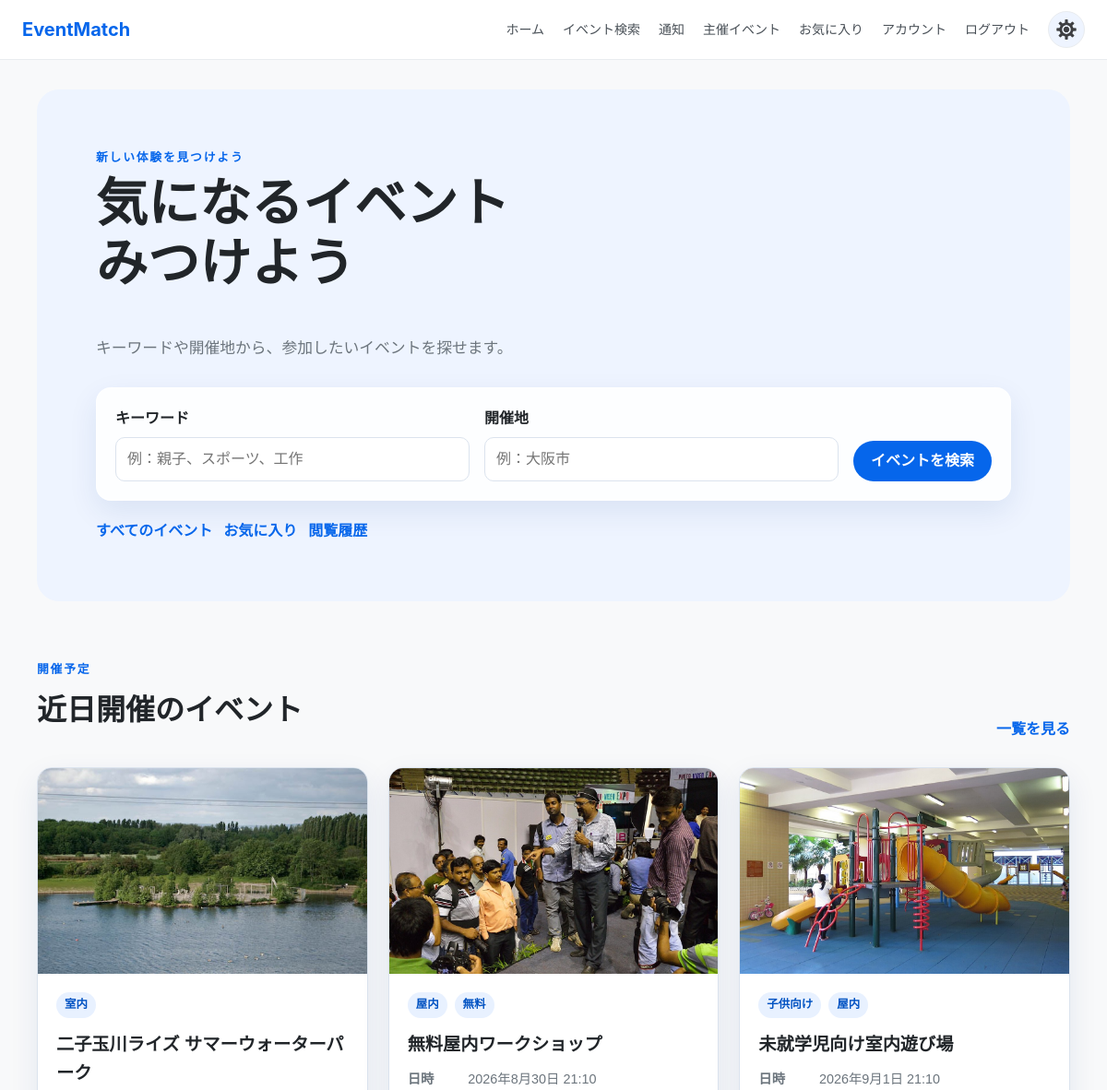
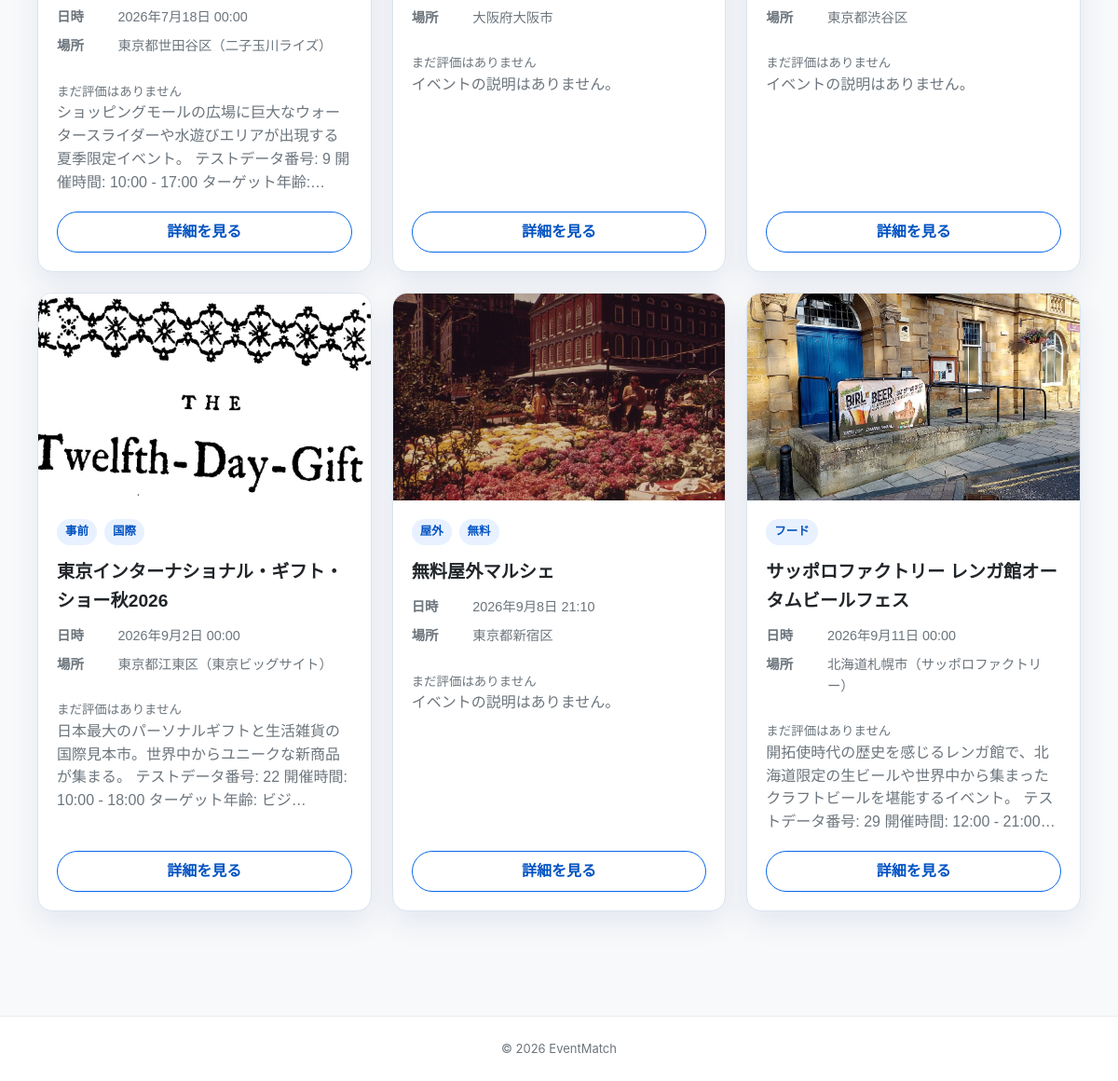
Screenshot of / (signed in) with the database file from the repository (2 pictures, top to bottom).
### events/models.py (models this page shows, shortened)
class Event(models.Model):
    class Status(models.TextChoices):
        DRAFT = "draft" , "下書き"
        PUBLISH = "publish" , "公開"
        CANCEL = "cancel" , "中止"
    title = models.CharField(max_length = 100)
    description = models.TextField(blank=True)
    organizer = models.ForeignKey(
        settings.AUTH_USER_MODEL,
        on_delete = models.CASCADE,
        related_name = "events",
    )
    start_datetime = models.DateTimeField()
    end_datetime = models.DateTimeField()
    location = models.CharField(max_length = 255, blank = True)
    official_url = models.URLField(blank=True)
    min_age = models.PositiveIntegerField(null = True, blank = True)
    max_age = models.PositiveIntegerField(null = True,blank = True)
    image = models.ImageField(upload_to="event_images/",blank = True,null = True)
    status = models.CharField(
        max_length = 10,
        choices = Status.choices,
        default = Status.DRAFT,
    )
    tags = models.ManyToManyField(Tag, through = "EventTag" , related_name = "events")
    created_at = models.DateTimeField(auto_now_add = True)
    updated_at = models.DateTimeField(auto_now = True)
    class Meta:
        ordering = ["-start_datetime"]  # デフォルトで開催日時が新しい順に並べる

class Tag(models.Model):
    name = models.CharField(max_length = 50,unique = True)

### core/views.py (the view)
# urls.py: path("", views.home, name="home"),
def home(request):
    featured_events = EventService.with_rating_summary(
        EventService.get_published_events()
        .filter(end_datetime__gte=timezone.now())
        .select_related("organizer")
        .prefetch_related("tags")
    ).order_by("start_datetime")[:6]
    return render(request, "core/home.html", {"featured_events": featured_events})

### accounts/models.py (called while the page is built)
    @property
    def is_organizer(self):
        return self.role == self.Role.ORGANIZER or self.is_staff

### events/services.py (called while the page is built)
    @staticmethod
    def get_published_events():
        return Event.objects.filter(status=Event.Status.PUBLISH)

    @staticmethod
    def with_rating_summary(queryset):
        return queryset.annotate(
            average_rating=Avg("ratings__rating"),
            review_count=Count("ratings", distinct=True),
        )

### notifications/context_processors.py (called while the page is built)
def unread_notifications(request):
    if not request.user.is_authenticated:
        return {"unread_notification_count": 0}
    return {
        "unread_notification_count": NotificationService.unread_count(
            user=request.user
        )
    }

### notifications/services.py (called while the page is built)
    @staticmethod
    def unread_count(*, user):
        return Notification.objects.filter(user=user, is_read=False).count()

### templates/core/home.html (shortened to what this page needs)
{% extends "base.html" %}
{% load static %}
{% block extra_css %}
<link rel="stylesheet" href="{% static 'css/participant.css' %}">
{% endblock %}
{% block content %}
<section class="participant-page home-hero">
  <div class="hero-copy">
    <p class="eyebrow">新しい体験を見つけよう</p>
    <h1>気になるイベント<br>みつけよう</h1>
    <p>キーワードや開催地から、参加したいイベントを探せます。</p>
  </div>
  <form class="quick-search" method="get" action="{% url 'search:search_results' %}">
    <div class="field-group">
      <label for="home-keyword">キーワード</label>
      <input id="home-keyword" name="keyword" type="search" placeholder="例：親子、スポーツ、工作">
    </div>
    <div class="field-group">
      <label for="home-location">開催地</label>
      <input id="home-location" name="location" type="search" placeholder="例：大阪市">
    </div>
    <button class="button button-primary" type="submit">イベントを検索</button>
  </form>
  <div class="quick-links" aria-label="参加者向けメニュー">
    <a class="text-link" href="{% url 'search:search_results' %}">すべてのイベント</a>
    {% if user.is_authenticated %}
      <a class="text-link" href="{% url 'events:my_favorites' %}">お気に入り</a>
      <a class="text-link" href="{% url 'events:my_view_history' %}">閲覧履歴</a>
    {% endif %}
  </div>
</section>
<section class="participant-page page-section" aria-labelledby="featured-heading">
  <div class="section-heading">
    <div>
      <p class="eyebrow">開催予定</p>
      <h2 id="featured-heading">近日開催のイベント</h2>
    </div>
    <a class="text-link" href="{% url 'search:search_results' %}">一覧を見る</a>
  </div>
  {% if featured_events %}
    <div class="event-grid">
      {% for event in featured_events %}
        {% include "events/_event_card.html" with event=event %}
      {% endfor %}
    </div>
  {% else %}
    <div class="empty-state">
      <h3>開催予定のイベントはありません</h3>
      <p>新しいイベントが公開されるまで、しばらくお待ちください。</p>
    </div>
  {% endif %}
</section>
{% endblock %}

### templates/events/_event_card.html
{% url 'events:event_detail' event.pk as event_detail_url %}
<article class="event-card">
  <a class="event-card-image" href="{{ event_detail_url }}?next={{ request.get_full_path|urlencode }}" aria-label="{{ event.title }}の詳細を見る">
    {% if event.image %}
      <img src="{{ event.image.url }}" alt="{{ event.title }}">
    {% else %}
      <span class="image-placeholder" aria-hidden="true">EVENT</span>
    {% endif %}
  </a>
  <div class="event-card-body">
    <div class="tag-list" aria-label="イベントのタグ">
      {% for tag in event.tags.all %}
        <span class="tag">{{ tag.name }}</span>
      {% empty %}
        <span class="tag tag-muted">タグなし</span>
      {% endfor %}
    </div>
    <h3><a href="{{ event_detail_url }}?next={{ request.get_full_path|urlencode }}">{{ event.title }}</a></h3>
    <dl class="event-meta">
      <div>
        <dt>日時</dt>
        <dd>{{ event.start_datetime|date:"Y年n月j日 H:i" }}</dd>
      </div>
      <div>
        <dt>場所</dt>
        <dd>{{ event.location|default:"未定" }}</dd>
      </div>
    </dl>
    {% if event.review_count or event.review_count == 0 %}
      <div class="event-rating-summary" aria-label="評価情報">
        {% if event.review_count %}
          <strong>{{ event.average_rating|floatformat:1 }}</strong>
          <span>/ 5（レビュー{{ event.review_count }}件）</span>
        {% else %}
          <span>まだ評価はありません</span>
        {% endif %}
      </div>
    {% endif %}
    <p class="event-summary">{{ event.description|default:"イベントの説明はありません。"|truncatechars:90 }}</p>
    <a class="button button-secondary" href="{{ event_detail_url }}?next={{ request.get_full_path|urlencode }}">詳細を見る</a>
  </div>
</article>

### static/css/common.css (style rules this page uses)
:root { --primary-color: #0666eb; --primary-hover: #0052c2; --danger-color: #dc3545; --danger-hover: #bb2d3b; --bg-color: #f8f9fa; --card-bg: #ffffff; --border-color: #e9ecef; --text-color: #212529; --text-muted: #6c757d; --highlight-color: #eef4ff; --radius-sm: 6px; --radius-md: 10px; --shadow-sm: 0 1px 3px rgba(0,0,0,0.05); }
* { box-sizing: border-box; }
body { margin: 0; font-family: -apple-system, BlinkMacSystemFont, "Segoe UI", Roboto, "Helvetica Neue", Arial, sans-serif; background-color: var(--bg-color); color: var(--text-color); line-height: 1.6; }
a { color: var(--primary-color); text-decoration: none; }
.btn, .button { display: inline-block; width: 100%; padding: 11px; font-size: 14px; font-weight: 600; text-align: center; border-radius: var(--radius-sm); border: none; cursor: pointer; transition: background-color 0.2s; }
.btn-primary, .button-primary { background-color: var(--primary-color); color: #fff; }
.btn-secondary, .button-secondary { background-color: #e9ecef; color: #495057; }
button, input, select, textarea { font: inherit; }
.text-link { font-weight: 600; text-underline-offset: 3px; }

### rows the page displays
Event: image (picture), title "二子玉川ライズ サマーウォーターパーク", start_datetime "2026年7月18日 00:00", location "東京都世田谷区（二子玉川ライズ）", shows "まだ評価はありません", description "ショッピングモールの広場に巨大なウォータースライダーや水遊びエリアが出現する夏季限定イベント。 テストデータ番号: 9 開催時間: 10:00 - 17:00 ターゲット年齢:…"
Tag: name "室内"
Event: image (picture), title "無料屋内ワークショップ", start_datetime "2026年8月30日 21:10", location "大阪府大阪市", shows "まだ評価はありません", description "イベントの説明はありません。"
Tag: name "屋内"
Tag: name "無料"
Event: image (picture), title "未就学児向け室内遊び場", start_datetime "2026年9月1日 21:10", location "東京都渋谷区", shows "まだ評価はありません", description "イベントの説明はありません。"
Tag: name "子供向け"
Event: image (picture), title "東京インターナショナル・ギフト・ショー秋2026", start_datetime "2026年9月2日 00:00", location "東京都江東区（東京ビッグサイト）", shows "まだ評価はありません", description "日本最大のパーソナルギフトと生活雑貨の国際見本市。世界中からユニークな新商品が集まる。 テストデータ番号: 22 開催時間: 10:00 - 18:00 ターゲット年齢: ビジ…"
Tag: name "事前"
Tag: name "国際"
Event: image (picture), title "無料屋外マルシェ", start_datetime "2026年9月8日 21:10", location "東京都新宿区", shows "まだ評価はありません", description "イベントの説明はありません。"
Tag: name "屋外"
Event: image (picture), title "サッポロファクトリー レンガ館オータムビールフェス", start_datetime "2026年9月11日 00:00", location "北海道札幌市（サッポロファクトリー）", shows "まだ評価はありません", description "開拓使時代の歴史を感じるレンガ館で、北海道限定の生ビールや世界中から集まったクラフトビールを堪能するイベント。 テストデータ番号: 29 開催時間: 12:00 - 21:00…"
Tag: name "フード"
